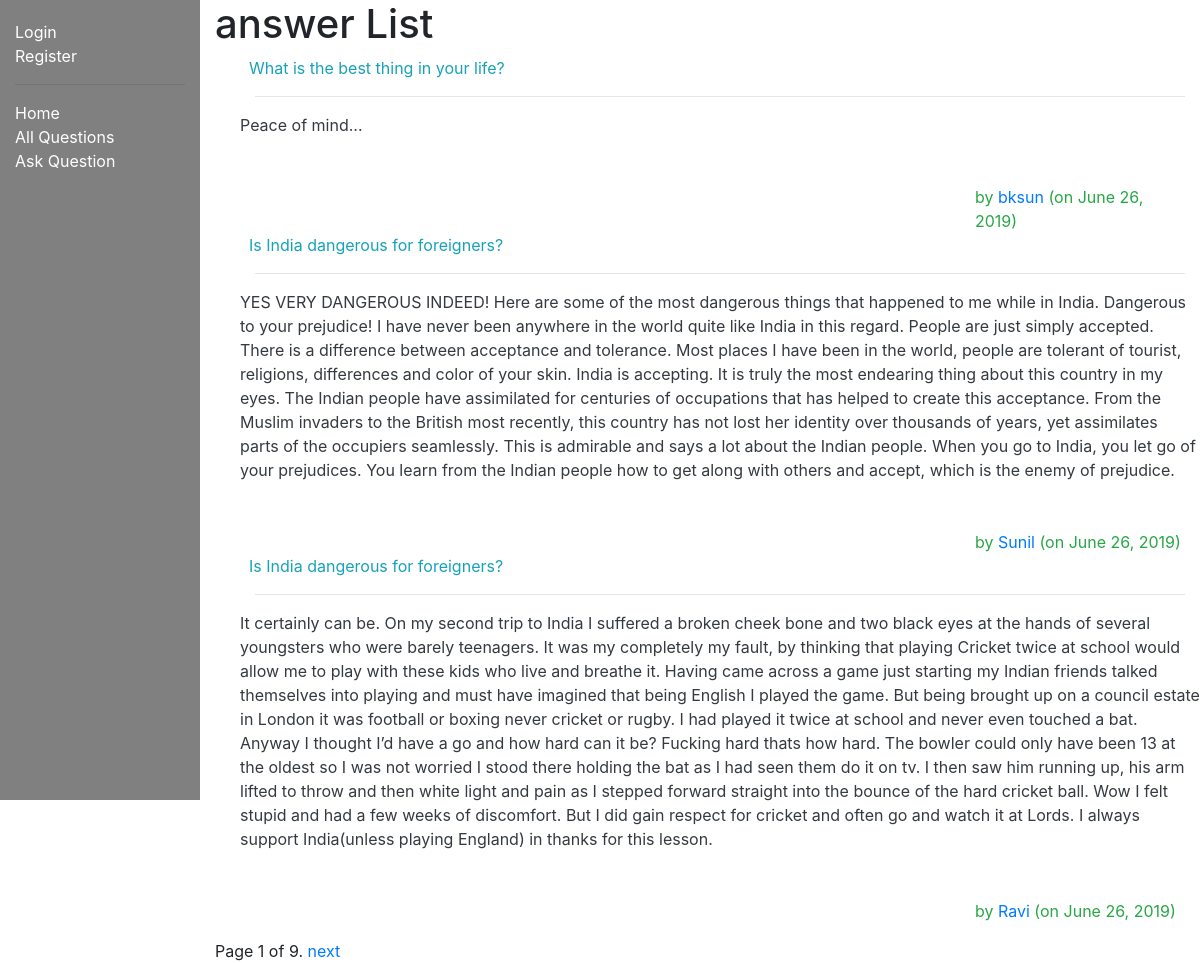
Before: /myquora/answers/ with the older database file.
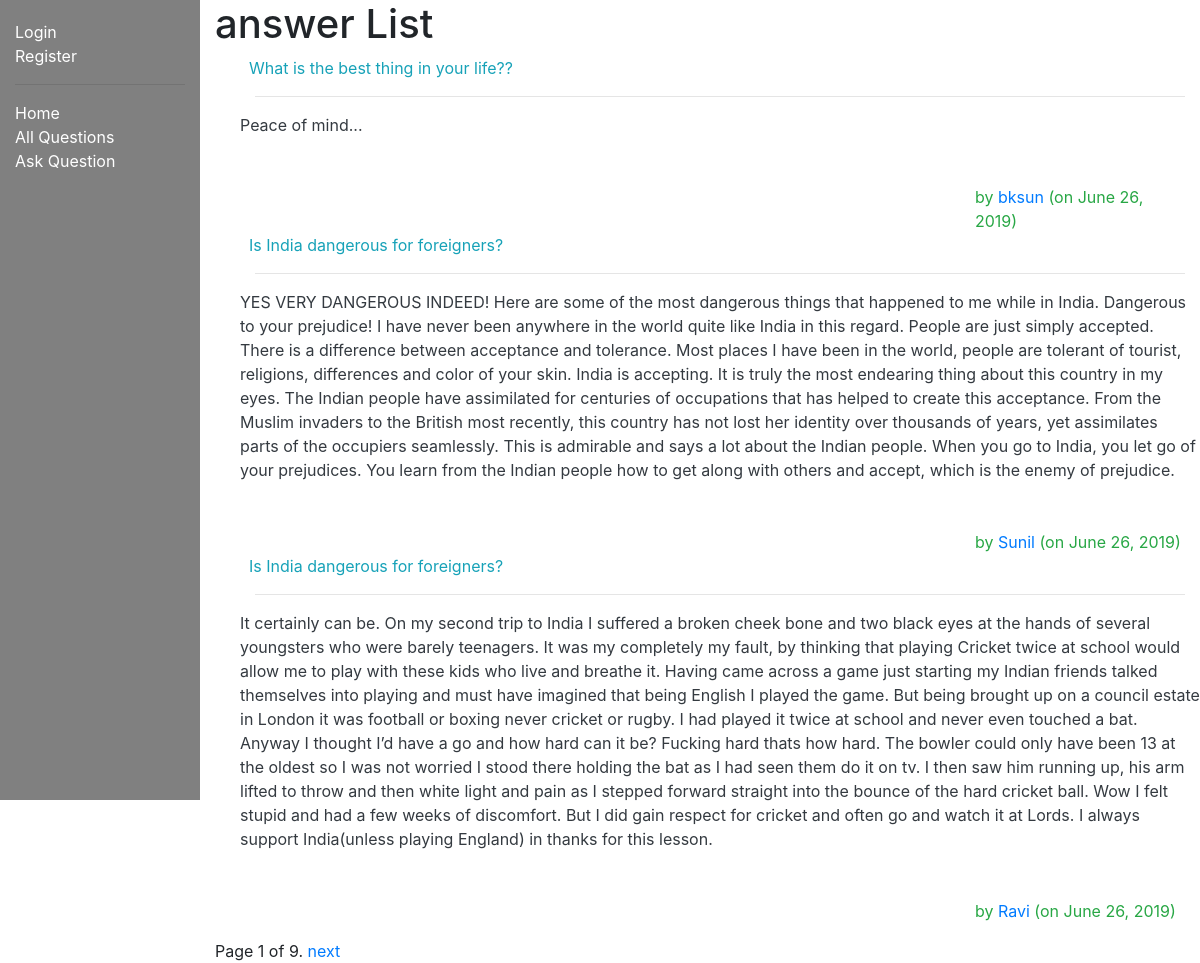
After: the same page with the newer database file.
### myquora/models.py (models this page shows, shortened)
class Answer(models.Model):
    author = models.ForeignKey(Author, on_delete=models.SET_NULL, null=True)
    question = models.ForeignKey('Question', on_delete=models.SET_NULL, null=True)
    answer_text = models.TextField(max_length=2000, help_text='Write your answer here...')
    date_created = models.DateField(null=True, default=timezone.now())
    date_updated = models.DateField(null=True, default=timezone.now())
    upvote = models.IntegerField(default=0)
    downvote = models.IntegerField(default=0)
    views = models.IntegerField(default=0)

class Question(models.Model):
    author = models.ForeignKey(Author, on_delete=models.SET_NULL, null=True)
    question_text = models.TextField(max_length=1000, help_text='Enter your question in brief∂')
    date_created = models.DateField(null=True, default=timezone.now())
    date_updated = models.DateField(null=True, default=timezone.now())

class Author(models.Model):
    user = models.ForeignKey(User, on_delete=models.CASCADE)
    email = models.EmailField(max_length=70, blank=True)
    date_created = models.DateField(null=True, default=timezone.now())
    credits = models.IntegerField(default=0)
    def get_absolute_url(self):
        return reverse('author-detail', args=[str(self.id)])
    def __str__(self):
        return f'{self.user.username}'

### myquora/views.py (the view)
# urls.py: path('answers/', views.AnswerListView.as_view(), name='answers'),
class AnswerListView(generic.ListView):
    model = Answer
    paginate_by = 3

### myquora/templates/myquora/answer_list.html
{% extends "base_generic.html" %}
{% block content %}
  <h1>answer List</h1>
  {% if answer_list %}
  <ul>
    {% for answer in answer_list %}
      <div class="row text-info">
          &nbsp; {{ answer.question.question_text }}
      </div>
          <hr></hr>
        <div class="row text-dark">
          {{ answer.answer_text }}</a>
        </div>
        <br>
        <br>
        <div class="row text-success">
            <div class="col"></div>
            <div class="col-6"></div>
            <div class="col">
                by <a href="{{ answer.author.get_absolute_url }}">{{answer.author}} </a>
                (on {{answer.date_updated}})
            </div>
        </div>
    {% endfor %}
  </ul>
  {% else %}
    <p>There are no answers in the library.</p>
  {% endif %}
{% endblock %}

Changed rows visible on the page:
changed through a linked row, Answer "Peace of mind...": question.question_text "What is the best thing in your life?" → "What is the best thing in your life??"
